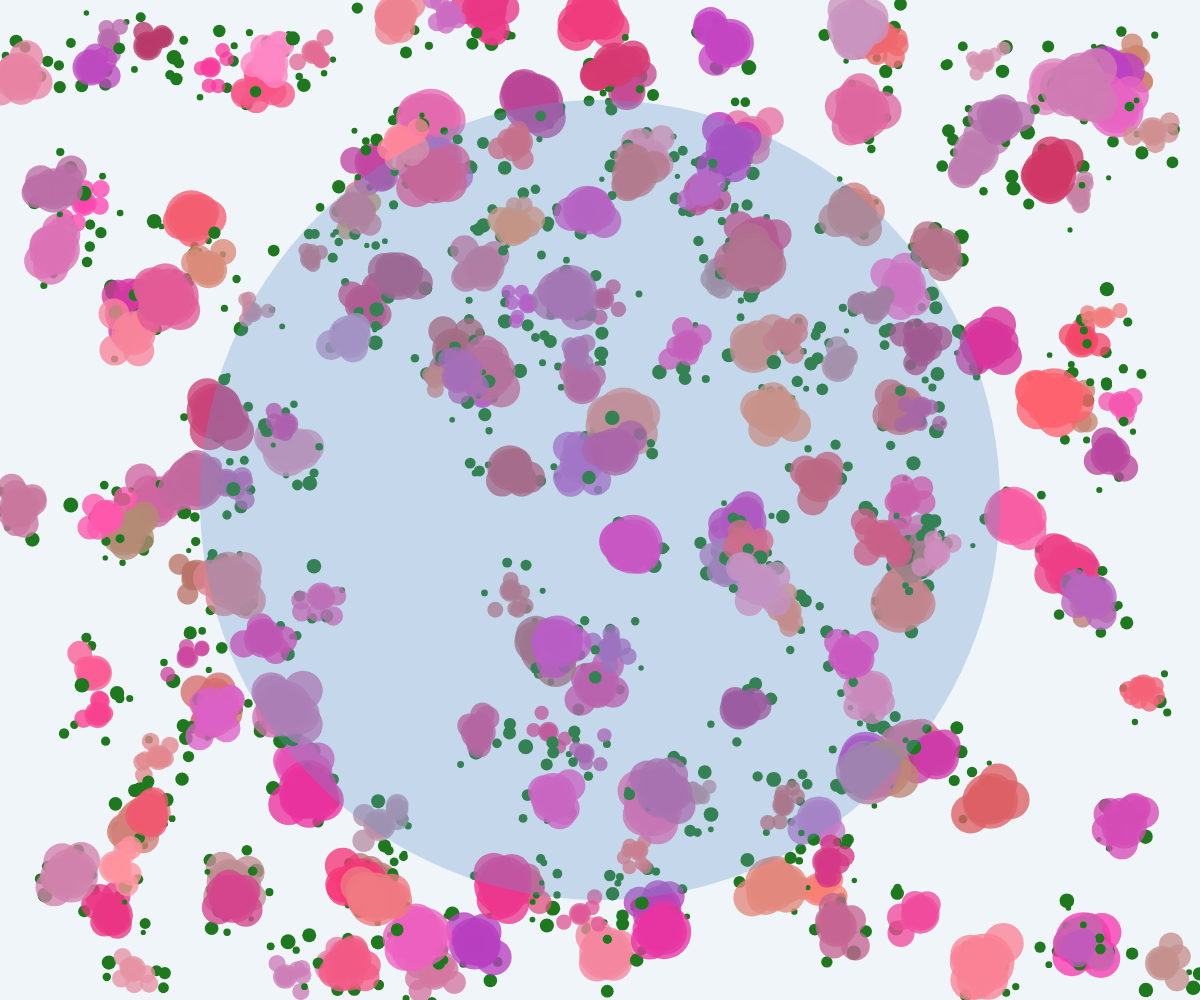
Frame 1 (no input)
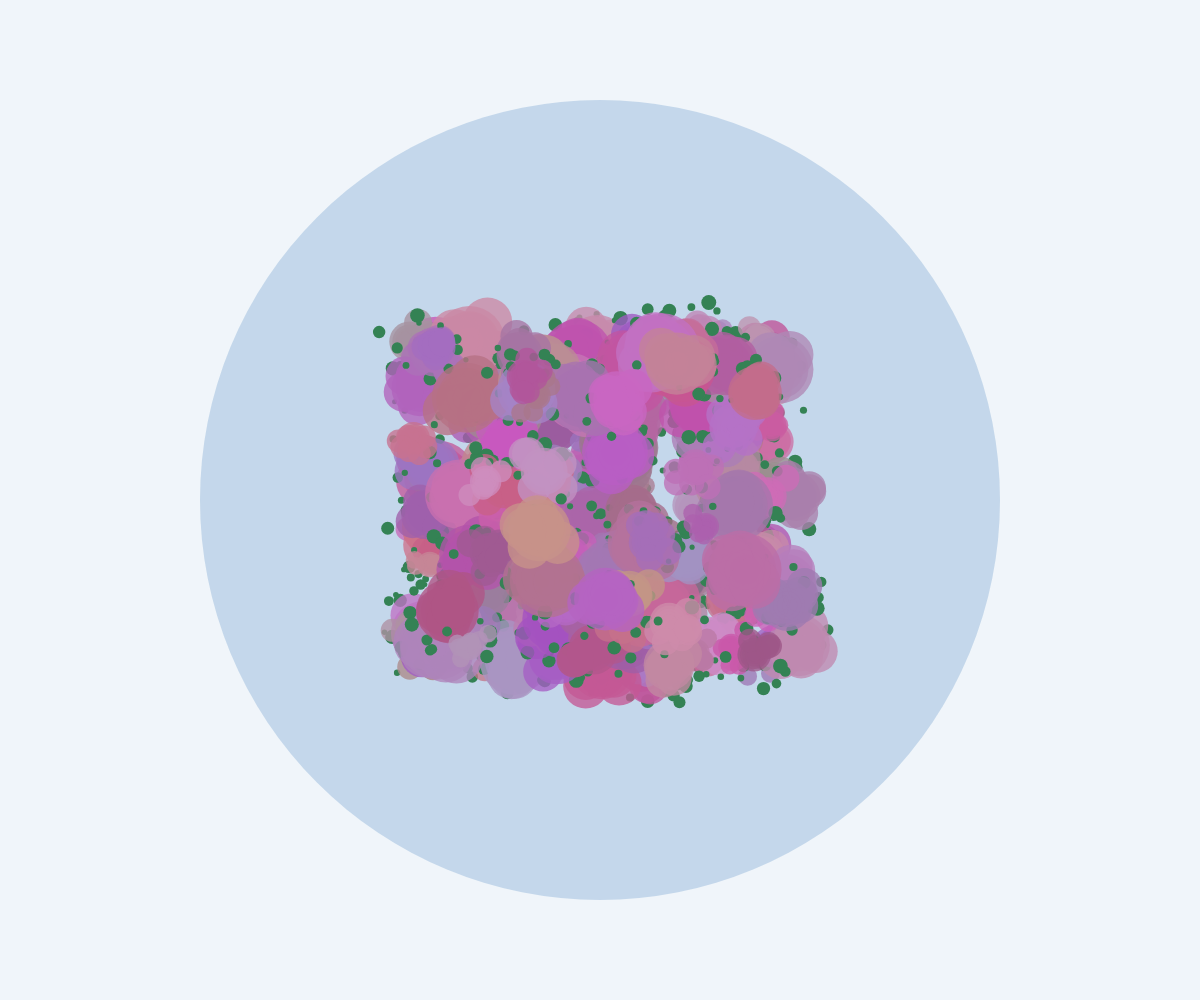
Frame 60 (no input)
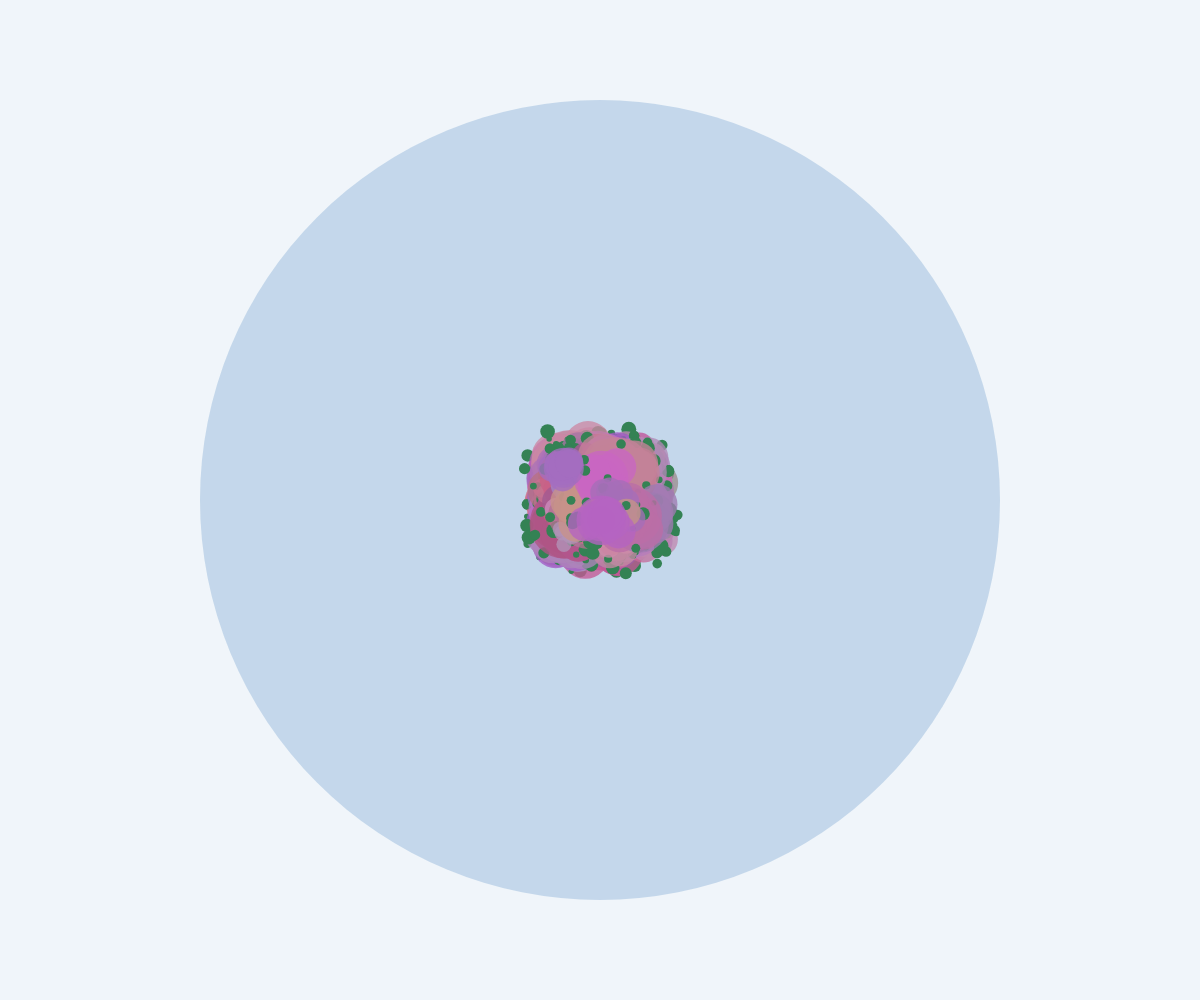
Frame 120 (the mouse pressed at the canvas centre since frame 60)

The p5.js sketch that drew these frames (run headless with seeded random() and noise() and a simulated clock; from frame 60 on, the mouse is pressed at the canvas centre):

// p5.js sketch
// ── sketch.js
let blooms = [];
let ripples = [];
let time = 0;
let reflectionBuffer;

class Bloom {
  constructor(x, y) {
    this.x = x;
    this.y = y;
    this.size = random(20, 60);
    this.color = color(random(180, 255), random(50, 150), random(100, 200), 200);
    this.originalColor = this.color;
    this.vx = 0;
    this.vy = 0;
    this.pulse = 0;
    this.pulseSpeed = random(0.005, 0.02);
    this.pulseDirection = 1;
    this.foliage = [];
    this.initFoliage();
    this.waveOffset = random(TWO_PI);
    this.clusterSize = random(3, 7);
    this.clusterOffset = [];
    for (let i = 0; i < this.clusterSize; i++) {
      this.clusterOffset.push({
        x: random(-20, 20),
        y: random(-20, 20)
      });
    }
  }

  initFoliage() {
    for (let i = 0; i < 5; i++) {
      this.foliage.push({
        angle: random(TWO_PI),
        distance: random(20, 40),
        size: random(5, 15)
      });
    }
  }

  update(time) {
    let wave = sin(time * 0.005 + this.waveOffset) * 0.5;
    this.x += wave * 0.5;
    
    let dx = (windowWidth / 2 - this.x) * 0.02;
    let dy = (windowHeight / 2 - this.y) * 0.02;

    this.vx += dx;
    this.vy += dy;

    this.vx += random(-0.05, 0.05);
    this.vy += random(-0.05, 0.05);

    this.x += this.vx;
    this.y += this.vy;

    this.vx *= 0.98;
    this.vy *= 0.98;

    this.pulse += this.pulseSpeed * this.pulseDirection;
    if (this.pulse > 1 || this.pulse < 0) {
      this.pulseDirection *= -1;
    }

    // Boundary check and bounce
    if (this.x < 0 || this.x > windowWidth) {
      this.vx *= -0.8;
      this.x = constrain(this.x, 0, windowWidth);
    }
    if (this.y < 0 || this.y > windowHeight) {
      this.vy *= -0.8;
      this.y = constrain(this.y, 0, windowHeight);
    }
  }

  display() {
    push();
    translate(this.x, this.y);

    // Draw foliage
    for (let f of this.foliage) {
      let fx = cos(f.angle) * f.distance;
      let fy = sin(f.angle) * f.distance;
      fill(30, 120, 30);
      noStroke();
      ellipse(fx, fy, f.size, f.size);
    }

    // Draw bloom with pulsing effect
    let pulseSize = this.size * (1 + this.pulse * 0.3);
    fill(this.originalColor);
    noStroke();

    for (let i = 0; i < 5; i++) {
      let layerSize = pulseSize * (1 - i * 0.15);
      ellipse(0, 0, layerSize, layerSize);
    }

    pop();
    
    // Draw cluster blooms
    for (let i = 0; i < this.clusterSize; i++) {
      push();
      translate(this.x + this.clusterOffset[i].x, this.y + this.clusterOffset[i].y);
      
      let pulseSize = this.size * (1 + this.pulse * 0.3) * 0.7;
      fill(this.originalColor);
      noStroke();
      ellipse(0, 0, pulseSize, pulseSize);
      
      pop();
    }
  }
}

function setup() {
  createCanvas(windowWidth, windowHeight);
  noStroke();

  reflectionBuffer = createGraphics(width, height);
  reflectionBuffer.noStroke();
  
  for (let i = 0; i < 200; i++) {
    let x = random(width);
    let y = random(height);
    blooms.push(new Bloom(x, y));
  }
}

function draw() {
  time++;
  
  // Draw the scene to reflection buffer
  reflectionBuffer.background(240, 245, 250);
  
  // Update and display all blooms in reflection
  for (let bloom of blooms) {
    bloom.update(time);
    bloom.display();
  }
  
  background(240, 245, 250);

  // Display the original scene
  for (let bloom of blooms) {
    bloom.display();
  }

  // Draw water patch with reflective effect
  fill(100, 150, 200, 80);
  noStroke();
  ellipse(windowWidth / 2, windowHeight / 2, windowHeight * 0.8, windowHeight * 0.8);

  // Create ripple effect by sampling reflection buffer with distortion
  let rippleStrength = 0.01;
  
  for (let i = ripples.length - 1; i >= 0; i--) {
    let ripple = ripples[i];
    ripple.radius += ripple.speed;
    ripple.alpha -= 2;
    
    if (ripple.alpha <= 0) {
      ripples.splice(i, 1);
    } else {
      stroke(255, 255, 255, ripple.alpha);
      noFill();
      ellipse(ripple.x, ripple.y, ripple.radius * 2);
      
      // Distort the reflection with ripple effect
      let distortion = sin(ripple.radius * 0.05 + time * 0.02) * rippleStrength;
      let distortion2 = cos(ripple.radius * 0.03 + time * 0.01) * rippleStrength;
      
      // Draw distorted reflection
      push();
      translate(windowWidth / 2, windowHeight / 2);
      
      // Create a texture using the original scene
      imageMode(CENTER);
      let dx = (ripple.x - windowWidth / 2) / (windowHeight * 0.4);
      let dy = (ripple.y - windowHeight / 2) / (windowHeight * 0.4);
      
      // Sample with distortion
      let s = 1 + distortion * 20;
      scale(s, s);
      
      let d = dist(ripple.x, ripple.y, windowWidth / 2, windowHeight / 2);
      let distortionFactor = map(d, 0, windowHeight * 0.4, 0.5, 0);
      
      // Apply the distorted image
      image(reflectionBuffer, 0, 0, windowHeight * 0.8, windowHeight * 0.8);
      
      pop();
    }
  }
  
  // Add some new ripples periodically
  if (frameCount % 30 === 0 && random() > 0.7) {
    ripples.push({
      x: random(windowWidth / 2 - windowHeight * 0.4, windowWidth / 2 + windowHeight * 0.4),
      y: random(windowHeight / 2 - windowHeight * 0.4, windowHeight / 2 + windowHeight * 0.4),
      radius: 0,
      speed: random(2, 5),
      alpha: 150
    });
  }
}

function windowResized() {
  resizeCanvas(windowWidth, windowHeight);
}
